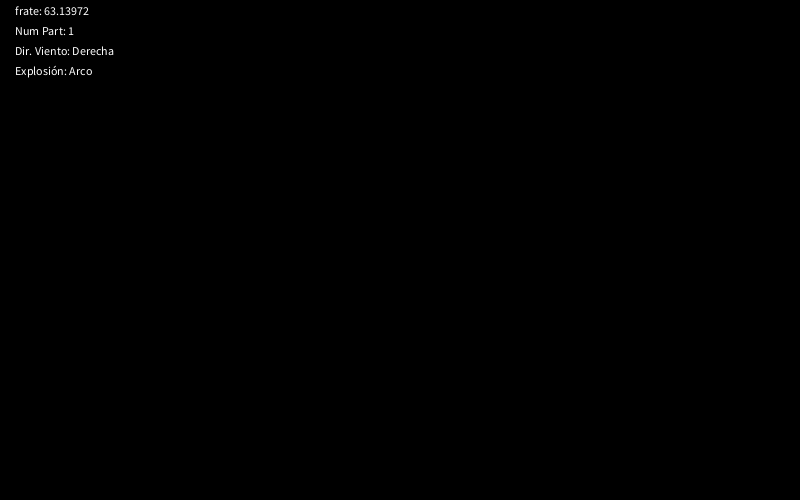
Frame 1 (no input)
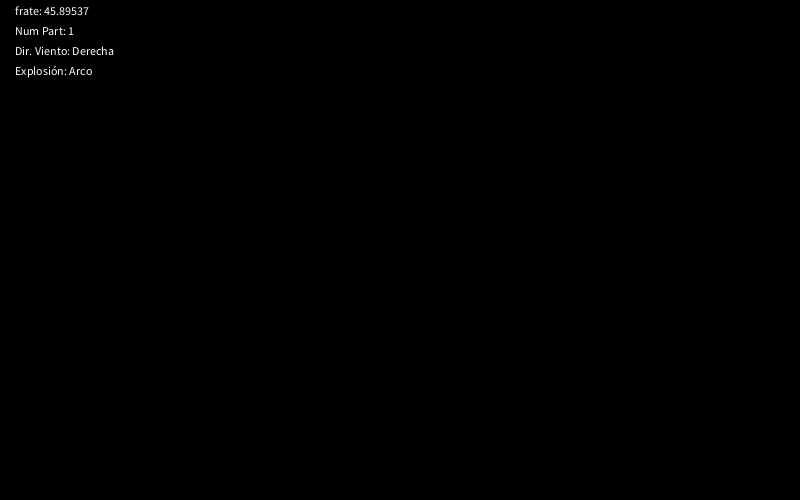
Frame 60 (the mouse pressed at the canvas centre just before this capture)
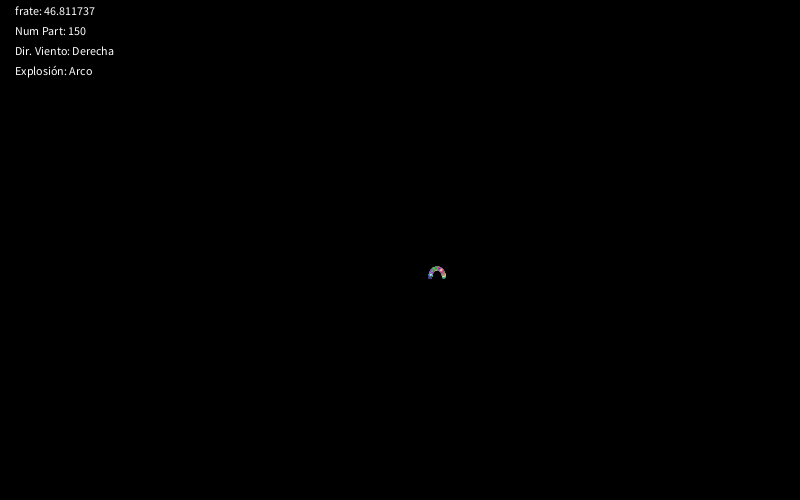
Frame 120 (the mouse held since frame 60 and released just before this capture)

The Processing sketch that drew these frames (run headless with seeded random() and noise(); from frame 60 on, the mouse is pressed at the canvas centre):

// Processing sketch: processing_150597
// ── processing_150597.pde

//Práctica 2 de Simulación: Fuegos artificiales
//Juan Carlos Leal de la Rosa y Pablo Casanova Salas

ArrayList<Cohete> castillo;
float dirWind = 1;
String sWind = "Derecha";
PVector wind = new PVector(0.08*random(18.5,20), 0);//0.012*random(-5,0));
PVector gravity = new PVector(0, 9.8);
float dt = 0.4;
int npart = 1;
int nExp;
int tipo = 3; //tipo de partículas


void setup(){
  size(800,500);
  castillo = new ArrayList<Cohete>();  
}

void draw(){
  background(0);
  
  for(int i = 0; i < castillo.size(); i++){
    Cohete c = castillo.get(i);
    c.run();
  }
  
  fill(255);
  text("frate: " + frameRate, 15, 15);
  text("Num Part: " + npart, 15, 35);
  
  if(dirWind > 0){
    text("Dir. Viento: "+sWind, 15, 55);
  }
  else{
    text("Dir. Viento: "+sWind, 15, 55);
  }
  
  if(tipo == 0)
    text("Explosión: Clásico", 15, 75);
  else if(tipo == 1)
    text("Explosión: Círculo", 15, 75);
  else if(tipo == 2)
    text("Explosión: Elipsis", 15, 75);
  else if(tipo == 3)
    text("Explosión: Arco", 15, 75);
  else if(tipo == 4)
    text("Explosión: Múltiple", 15, 75);
    
}

void mousePressed(){
  if(mousePressed){      
    PVector pos = new PVector(mouseX, mouseY);
    Cohete c = new Cohete(pos, 100, tipo);//int(random(0,4))); //tiempo en frames hasta la explosión
    castillo.add(c);
    
    if(tipo == 4)
      nExp = 1;
    
  }    
}

void keyPressed(){
  if(key == 'z'){
    tipo = 0;
  }
  else if(key == 'x'){
    tipo = 1;
  }
  else if(key == 'c'){
    tipo = 2;
  }
  else if(key == 'v'){
    tipo = 3;
  }   
  else if(key == 'b'){
    tipo = 4;
  }
  else if(key == 'r'){
    tipo = int(random(0,3));
  }
  
  if(keyCode == RIGHT){
    dirWind *= -1;
    sWind = "Derecha";
  }
  else if(keyCode == LEFT){
    dirWind *= -1;
    sWind = "Izquierda";
  }
}

// Clase Cohete

class Cohete{
  ArrayList<Particle> particle;
  PVector locationCoh;
  PVector velocityCoh;
  PVector accelerationCoh;
  float lifespanCoh;
  float masaCoh = 5.0;
  boolean explosion = false;  
  int tipo = 0; //tipo de partículas
  
  Cohete(PVector c, float life, int tip){
    accelerationCoh = new PVector(0,0);
    velocityCoh = new PVector(0,random(18,30));
    locationCoh = c.get();
    locationCoh.y = height;
    lifespanCoh = life;
    particle = new ArrayList<Particle>();
    tipo = tip;
  }
  
  void applyForce(PVector f){
    PVector force = PVector.div(f.get(), masaCoh);
    accelerationCoh.add(force);
  }
  
  void addParticles(){
    if(tipo == 4)
      npart = 25;
    else
      npart = 150;
      
    for(int  i = 0; i < npart; i++){
      PVector pos = new PVector(locationCoh.x, locationCoh.y);
      particle.add(new Particle(pos, tipo));
    }
  }
 
  void run(){
    update();
    display();
  }
  
  // Método para actualizar la posición
  void update(){
    wind.x = wind.x * dirWind;
    applyForce(wind);
    applyForce(gravity);
    //Integrador RK2
    velocityCoh.sub(PVector.mult(accelerationCoh, dt*0.5));
    locationCoh.sub(PVector.mult(velocityCoh, dt));
    lifespanCoh -= 1.0;
    
    //Reiniciamos el PVector acceleration
    accelerationCoh = new PVector(0,0);
    
  }
  
  // Método display para el cohete
  void display(){    
    if(velocityCoh.y > 0){
      stroke(120);
      fill(255);
      rect(locationCoh.x, locationCoh.y, 3, 7);
      explosion = true;
    } 
    else{
      if(explosion){
        this.addParticles();
        explosion = false;
      }
      
      for(int i = particle.size()-1; i >= 0; i--){
        Particle p = particle.get(i);
        p.run();
        
        if(p.isDead()){
          particle.remove(i);
        }
      }
    }     
  }
}
// Clase Particula

class Particle{
  ArrayList<Particle> particle;
  PVector location = new PVector(0,0);
  PVector velocity;
  PVector acceleration;
  float lifespan;
  float masa = 40;
  float angle;
  boolean exp = false;
  int tipo;
  
  
  Particle(PVector pos, int tip){
    tipo = tip;
    
    acceleration = new PVector(0,0);
    angle = random(0, 2*PI);
    
    //Calculo del radio de la explosión velocity = radio
    if(tipo == 0){ //Normal
      velocity = new PVector(random(3,5), random(-4,6));
    }
    else if(tipo == 1){ //Círculo
      velocity = new PVector(4, 4);  
    }
    else if(tipo == 2){ //Elipsis
      velocity = new PVector(random(2,4), random(5,7));
    }
    else if(tipo == 3){ //Arco
      velocity = new PVector(6,8);
      angle = random(0, PI);  
    }
    else if(tipo == 4){ //Múltiple
      particle = new ArrayList<Particle>();
      velocity = new PVector(random(10,15), random(8,13));
    }
    //Velocidad = Radio* Cos * dt
    //El radio es nuestro vector velocidad
    velocity.x *= cos(angle)*dt;
    velocity.y *= sin(angle)*dt;
    location = pos;
    lifespan = int(random(150,220));
  }
  
  //F = m * a
  void applyForceP(PVector f){
    PVector force = PVector.div(f.get(), masa);
    acceleration.add(force);
  } 
 
  void addParticles(){
    for(int i = 0; i < int(random(1,3)); i++){
      PVector pos = new PVector(location.x, location.y);
      particle.add(new Particle(pos, tipo));
    }
  }
  
  void run(){
    update();
    display();
  }
  
  //Método para actualizar la posición
  void update(){
    wind.x = wind.x * dirWind;
    applyForceP(wind);
    applyForceP(gravity);
    velocity.sub(PVector.mult(acceleration, dt*0.5));
    location.sub(PVector.mult(velocity, dt));
    
    if(tipo == 4)
      lifespan -= 1.5;
    else
      lifespan -= 1.0;
    
    //Reiniciamos el PVector acceleration
    acceleration = new PVector(0,0);
  }
  
  //Método para el display
  void display(){
    if(tipo != 4 || nExp == 0){
        stroke(random(0,255),random(0,255),random(0,255),lifespan);
        fill(random(0,255),random(0,255),random(0,255),lifespan);
        ellipse(location.x, location.y, 3, 3);
    }
    
    if(tipo == 4){
      if(lifespan >= 130 && nExp > 0){
        stroke(105);
        fill(255);
        ellipse(location.x, location.y, 3.5, 3.5);
        
        exp = true;
      
        if(lifespan == 130){
          nExp--;
        }
      }    
      else if(exp){
          this.addParticles();
          exp = false;
      }
          
      for(int i = particle.size()-1; i >= 0; i--){
        Particle p = particle.get(i);
        p.run();
        
        if(p.isDead()){
          particle.remove(i);
        }
      }
    }
  }
  
  //Si la partícula está muerta
  boolean isDead(){
    if(lifespan < 0.0)
      return true;
    else
      return false;    
  }     
}
